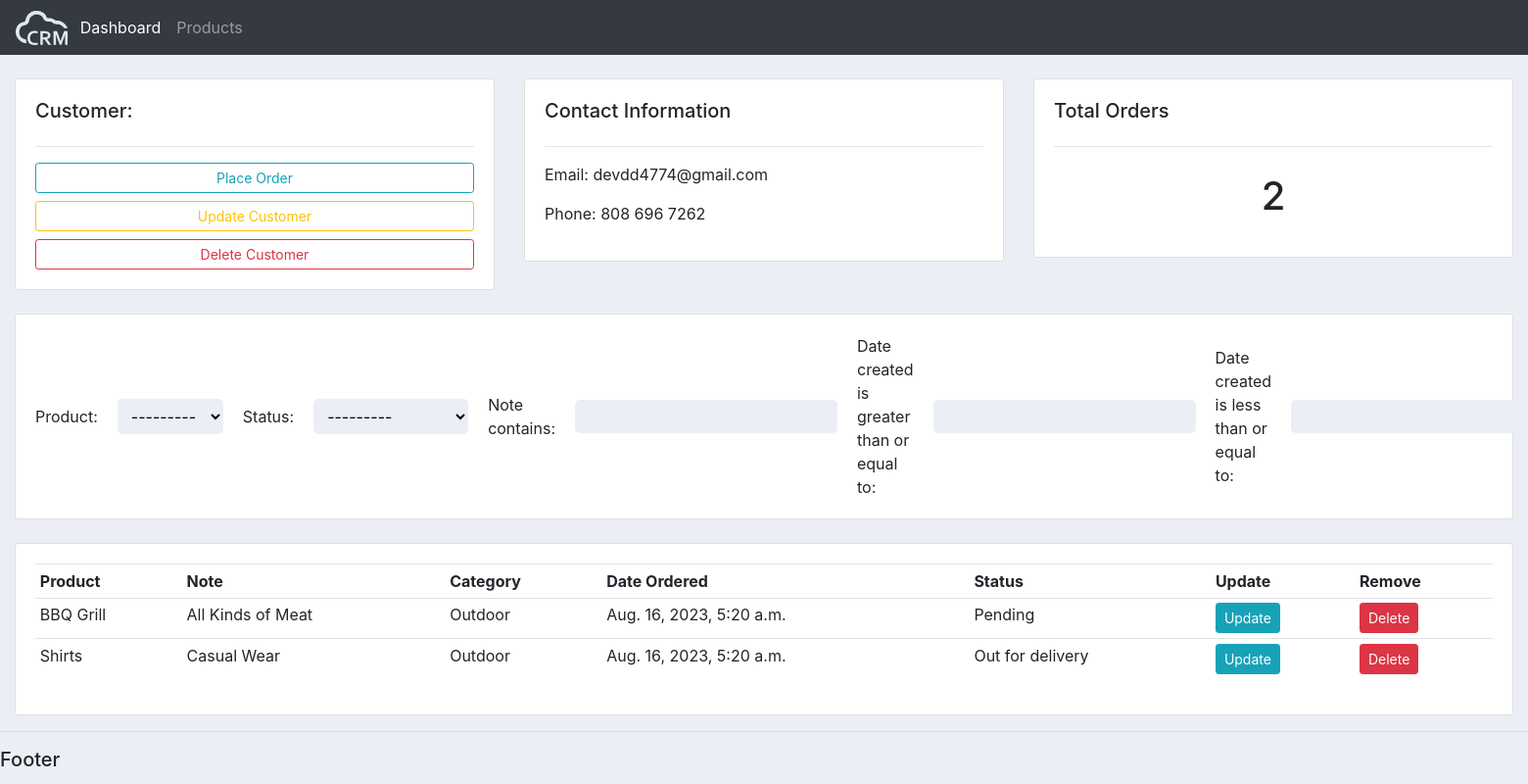
/customer/3/, run on the app's committed database.
### accounts/models.py (models this page shows, shortened)
class Customer(models.Model):
    name = models.CharField(max_length = 200, null = True)
    phone = models.CharField(max_length = 200, null = True)
    email = models.CharField(max_length = 200, null = True)
    date_created = models.DateTimeField(auto_now_add = True, null = True)

class Order(models.Model):
    STATUS = (
        ('Pending', 'Pending'),
        ('Out for delivery','Out for delivery'),
        ('Delivered', 'Delivered')
    )
    customer = models.ForeignKey(Customer, null=True, on_delete=models.SET_NULL)
    product = models.ForeignKey(Product, null=True, on_delete=models.SET_NULL)
    date_created = models.DateTimeField(auto_now_add = True, null = True)
    status = models.CharField(max_length = 200, null = True, choices=STATUS)
    note = models.CharField(max_length=200, null = True)

class Product(models.Model):
    CATEGORY = (
        ('Indoor', 'Indoor'),
        ('Outdoor', 'Outdoor')
    )
    name = models.CharField(max_length = 200, null = True)
    price = models.FloatField(null = True)
    category = models.CharField(max_length = 200, null = True, choices=CATEGORY)
    description = models.CharField(max_length = 200, null = True, blank=True)
    date_created = models.DateTimeField(auto_now_add = True, null = True)
    tags = models.ManyToManyField(Tag)
    def __str__(self) -> str:
        return self.name

### accounts/views.py (the view)
# urls.py: path('customer/<str:pk_test>/', views.customer, name="customer"),
def customer(request, pk_test):
    customer = Customer.objects.get(id=pk_test)
    orders = customer.order_set.all()
    order_count = orders.count()
    myFilter = OrderFilter(request.GET, queryset=orders)
    orders = myFilter.qs
    context = {'customer': customer, 'orders': orders, 'order_count': order_count, 'myFilter': myFilter}
    return render(request,'accounts/customer.html', context)

### accounts/templates/accounts/customer.html (shortened to what this page needs)
{% extends 'accounts/main.html' %}
{% block content %}
<br>
<div class="container-fluid">
    <div class="row">
        <div class="col-md">
            <div class="card card-body">
                <h5>Customer:</h5>
                <hr>
                <a href={% url 'create_order' customer.id %} class="btn btn-outline-info btn-sm btn-block">Place Order</a>
                <a href={% url 'update_customer' customer.id %} class="btn btn-outline-warning btn-sm btn-block">Update Customer</a>
                <a href={% url 'delete_customer' customer.id %} class="btn btn-outline-danger btn-sm btn-block">Delete Customer</a>
            </div>
        </div>
        <div class="col-md">
            <div class="card card-body">
                <h5>Contact Information</h5>
                <hr>
                <p>Email: {{customer.email}}</p>
                <p>Phone: {{customer.phone}}</p>
            </div>
        </div>
        <div class="col-md">
            <div class="card card-body">
                <h5>Total Orders</h5>
                <hr>
                <h1 style="text-align: center; padding: 10px;">{{order_count}}</h1>
            </div>
        </div>
    </div>
    <br>
    <div class="row">
        <div class="col">
            <div class="card card-body">
                <form action="" method="get">
                    {{myFilter.form}}
                </form>
            </div>
        </div>
    </div>
    <br>
    <div class="row">
        <div class="col-md">
            <div class="card card-body">
                <table class="table table-sm">
                    <tr>
                        <th>Product</th>
                        <th>Note</th>
                        <th>Category</th>
                        <th>Date Ordered</th>
                        <th>Status</th>
                        <th>Update</th>
                        <th>Remove</th>
                    </tr>
                    {% for order in orders %}
                    <tr>
                        <td>{{order.product}}</td>
                        <td>{{order.note}}</td>
                        <td>{{order.product.category}}</td>
                        <td>{{order.date_created}}</td>
                        <td>{{order.status}}</td>
                        <td><a class="btn btn-sm btn-info" href={% url 'update_order' order.id %}>Update</a></td>
                        <td><a class="btn btn-sm btn-danger" href={% url 'delete_order' order.id%}>Delete</a></td>
                    </tr>
                    {% endfor %}
                </table>
            </div>
        </div>
    </div>
</div>
{% endblock  %}

### static/css/main.css (style rules this page uses)
body { background-color: #ebeff5; }
input { border: none; }

### accounts/templates/accounts/main.html (style rules this page uses)
input { border: none; background: #ebeff5; padding: 5px 10px; border-radius: 5px; outline: none; }
select { word-wrap: normal; width: 200px; padding: 7px 10px; background-color: #ebeff5; border: none; outline: none; border-radius: 5px; }

### accounts/templates/accounts/customer.html (style rules this page uses)
form { display: flex; align-items: center; gap: 20px; }
label { display: inline-block; margin-bottom: 0; }

### data on the page
Customer: email "devdd4774@gmail.com", phone "808 696 7262"
Order: product "BBQ Grill", note "All Kinds of Meat", product.category "Outdoor", date_created "Aug. 16, 2023, 5:20 a.m.", status "Pending"
Order: product "Shirts", note "Casual Wear", product.category "Outdoor", date_created "Aug. 16, 2023, 5:20 a.m.", status "Out for delivery"

### other printed values
{{ order_count }} "2"
